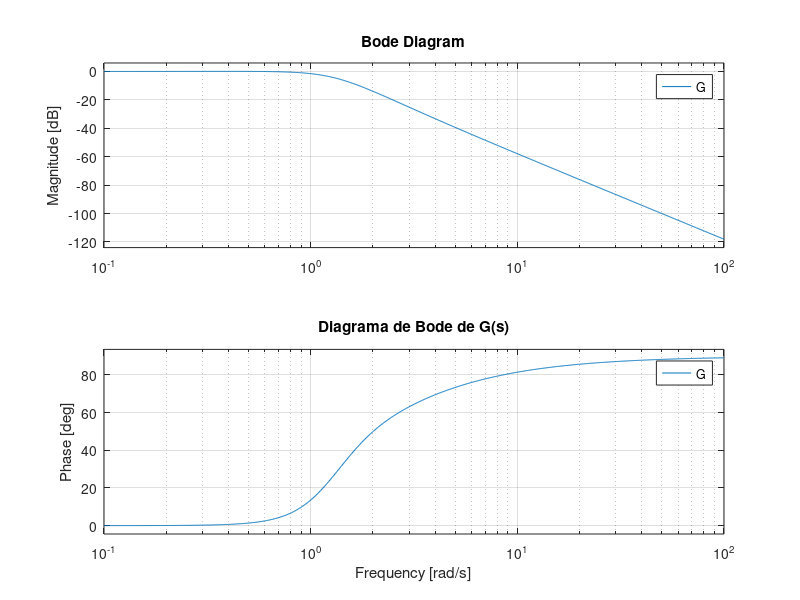
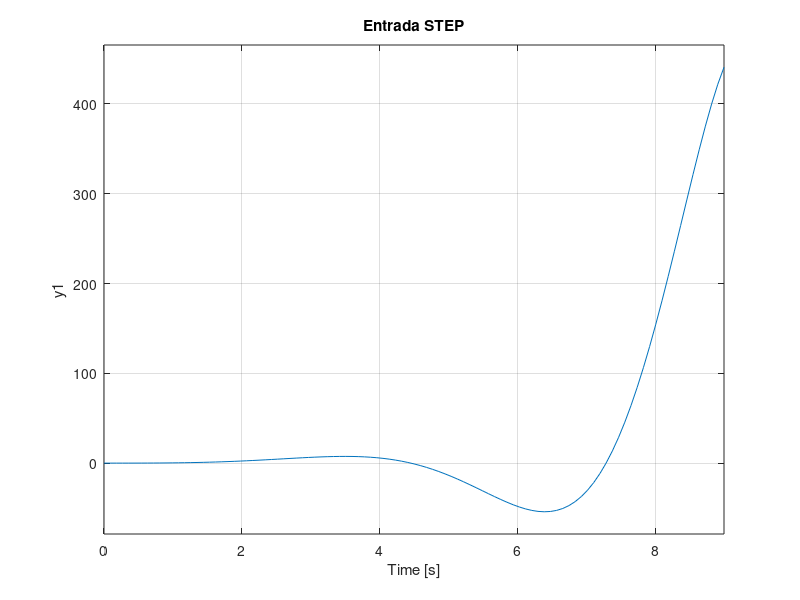

MATLAB code for these plots, in order:
clc
den = [4 2 1 5 10];
num = [5 10];
G= tf(num,den)

omega = 29;
s = 1j * omega;
Gjw = num / polyval(den, s);
magnitude = abs(Gjw);
phase_deg = angle(Gjw) * (180/pi);
fprintf('Magnitud en ω = %.2f rad/s: %.6f\n', omega, magnitude);
fprintf('Fase en ω = %.2f rad/s: %.2f grados\n', omega, phase_deg);

figure;bode(G);
grid on;
title('Diagrama de Bode de G(s)');

figure;step(G)
grid on;
title('Entrada STEP');
